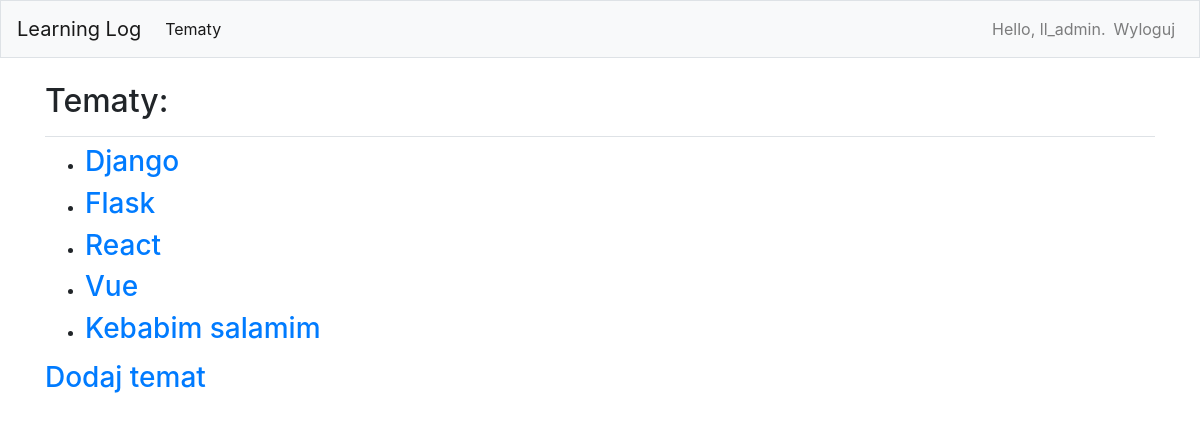
The app's page /topics/ (signed in) with its own data.
### learning_logs/models.py (models this page shows)
class Topic(models.Model):
    text = models.CharField(max_length=200)
    data_added = models.DateTimeField(auto_now_add=True)
    owner = models.ForeignKey(User, on_delete=models.CASCADE)
    def __str__(self):
        return self.text

### learning_logs/views.py (the view)
# urls.py: path('topics/', topics, name='topics'),
@login_required
def topics(request):
    topics = Topic.objects.filter(owner=request.user).order_by('data_added')
    context = {'topics': topics}
    return render(request, 'learning_logs/topics.html', context)

### learning_logs/templates/learning_logs/topics.html
{% extends 'learning_logs/base.html'%}
{% block page_header %}
    <h2>Tematy:</h2>
{% endblock page_header %}
{% block content %}
    <ul>
        {% for topic in topics %}
            <li>
                <h3>
                    <a href="{% url 'learning_logs:topic' topic.id %}">{{ topic }}</a>
                </h3>
            </li>
        {% empty %}
            <li>Nie został jeszcze dodany aden temat.</li>
        {% endfor %}
    </ul>
    <h3>
        <a href="{% url 'learning_logs:new_topic' %}">Dodaj temat</a>
    </h3>
{% endblock content %}

### learning_logs/templates/learning_logs/base.html (shortened to what this page needs)
{% load bootstrap4 %}
<!DOCTYPE html>
<html lang="pl">
  <head>
    {% bootstrap_css %}
  </head>
  <body>
    <nav class="navbar navbar-expand-lg navbar-light bg-light mb-4 border">
      <a class="navbar-brand" href="{% url 'learning_logs:index' %}">Learning Log</a>
      <div class="collapse navbar-collapse" id="navbarSupportedContent">
        <ul class="navbar-nav mr-auto">
          <li class="nav-item active">
            <a class="nav-link" href="{% url 'learning_logs:topics' %}">Tematy<span class="sr-only">(current)</span></a>
          </li>
        </ul>
        <ul class="navbar-nav ml-auto">
          {% if user.is_authenticated %}
            <li class="nav-item">
              <span class="navbar-text">Hello, {{ user.username }}.</span>
            </li>
            <li class="nav-item">
              <a class="nav-link" href="{% url 'users:logout' %}">Wyloguj</a>
            </li>
          {% else %}
            <li class="nav-item">
              <a class="nav-link" href="{% url 'users:register' %}">Rejestracja</a>
            </li>
            <li class="nav-item">
              <a class="nav-link" href="{% url 'users:login' %}">Zaloguj</a></li>
          {% endif %}
        </ul>
      </div>
    </nav>
    <main role="main" class="container">
      <div class="pb-2 mb-2 border-bottom">
        {% block page_header %}{% endblock page_header %}
      </div>
      <div>
        {% block content %}{% endblock content %}
      </div>
    </main>
  </body>

### records on screen
Topic: text "Django"
Topic: text "Flask"
Topic: text "React"
Topic: text "Vue"
Topic: text "Kebabim salamim"

### other values on screen
{{ user.username }} "ll_admin"
